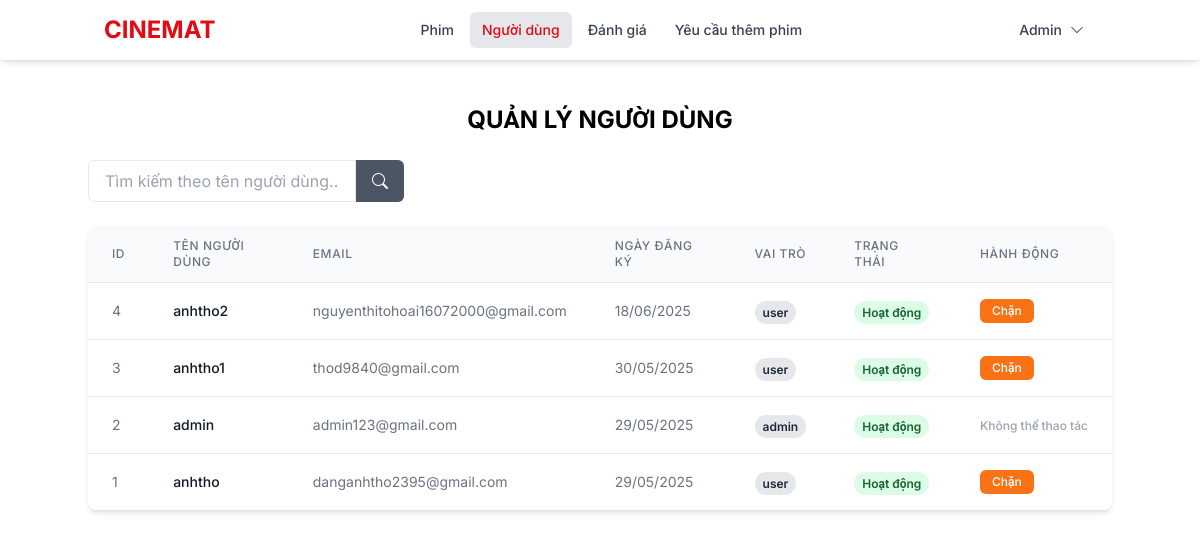
Page /admin/users/admin_user.php (signed in) on the committed database.
### tables this page shows
CREATE TABLE `nguoi_dung` (
  `id_nguoi_dung` int(11) NOT NULL,
  `ten_nguoi_dung` varchar(50) NOT NULL,
  `matkhau` varchar(255) NOT NULL,
  `email` varchar(100) NOT NULL,
  `role` enum('admin','user') DEFAULT 'user',
  `is_blocked` tinyint(1) DEFAULT 0,
  `created_at` timestamp NOT NULL DEFAULT current_timestamp(),
  `updated_at` timestamp NOT NULL DEFAULT current_timestamp() ON UPDATE current_timestamp()
);

### admin/users/admin_user.php (the view, shortened to what this page needs)
<?php
require_once 'C:\xamppp\htdocs\CINEMAT\admin\layouts\header.php';
$searchQuery = '';
$whereClause = '';
$sql = "SELECT n.id_nguoi_dung, n.ten_nguoi_dung, n.email, n.created_at, n.role, n.is_blocked
          FROM nguoi_dung n
          " . $whereClause . "
          ORDER BY n.id_nguoi_dung DESC";
$result = mysqli_query($conn, $sql);
?>
<!DOCTYPE html>
<html lang="vi">
    <link href="https://cdn.jsdelivr.net/npm/bootstrap-icons@1.10.0/font/bootstrap-icons.css" rel="stylesheet">
    <script src="https://cdn.tailwindcss.com"></script>
</head>
<body class="min-h-screen flex flex-col">
    <main class="flex-grow pt-20 pb-10 px-4 md:px-6 lg:px-8">
        <div class="container mx-auto">
            <div class="mb-6">
                <h2 class="text-2xl font-bold text-center mb-6">QUẢN LÝ NGƯỜI DÙNG</h2>
                <div class="flex flex-col md:flex-row justify-between items-center gap-4">
                    <form method="GET" class="flex">
                        <input type="text" name="search" value="<?php echo htmlspecialchars($searchQuery); ?>"
                            placeholder="Tìm kiếm theo tên người dùng..."
                            class="px-4 py-2 border rounded-l-md focus:outline-none focus:ring-2 focus:ring-red-500">
                        <button type="submit" class="px-4 py-2 bg-gray-600 text-white rounded-r-md hover:bg-gray-700">
                            <i class="bi bi-search"></i>
                        </button>
                    </form>
                </div>
            </div>
            <div class="bg-white rounded-lg shadow-md overflow-hidden">
                <div class="overflow-x-auto">
                    <table class="min-w-full divide-y divide-gray-200">
                        <thead class="bg-gray-50">
                            <tr>
                                <th scope="col" class="px-6 py-3 text-left text-xs font-medium text-gray-500 uppercase tracking-wider">ID</th>
                                <th scope="col" class="px-6 py-3 text-left text-xs font-medium text-gray-500 uppercase tracking-wider">Tên người dùng</th>
                                <th scope="col" class="px-6 py-3 text-left text-xs font-medium text-gray-500 uppercase tracking-wider">Email</th>
                                <th scope="col" class="px-6 py-3 text-left text-xs font-medium text-gray-500 uppercase tracking-wider">Ngày đăng ký</th>
                                <th scope="col" class="px-6 py-3 text-left text-xs font-medium text-gray-500 uppercase tracking-wider">Vai trò</th>
                                <th scope="col" class="px-6 py-3 text-left text-xs font-medium text-gray-500 uppercase tracking-wider">Trạng thái</th>
                                <th scope="col" class="px-6 py-3 text-left text-xs font-medium text-gray-500 uppercase tracking-wider">Hành động</th>
                            </tr>
                        </thead>
                        <tbody class="bg-white divide-y divide-gray-200">
                            <?php if (mysqli_num_rows($result) > 0): ?>
                                <?php while ($user = mysqli_fetch_assoc($result)): ?>
                                    <tr class="table-row">
                                        <td class="px-6 py-4 whitespace-nowrap text-sm text-gray-500">
                                            <?= $user['id_nguoi_dung'] ?>
                                        </td>
                                        <td class="px-6 py-4 whitespace-nowrap text-sm font-medium text-gray-900">
                                            <?= htmlspecialchars($user['ten_nguoi_dung']) ?>
                                        </td>
                                        <td class="px-6 py-4 whitespace-nowrap text-sm text-gray-500">
                                            <?= htmlspecialchars($user['email']) ?>
                                        </td>
                                        <td class="px-6 py-4 whitespace-nowrap text-sm text-gray-500">
                                            <?= date('d/m/Y', strtotime($user['created_at'])) ?>
                                        </td>
                                        <td class="px-6 py-4 whitespace-nowrap">
                                            <span class="px-2 py-1 text-xs font-semibold rounded-full bg-gray-200 text-gray-800">
                                                <?= htmlspecialchars($user['role']) ?>
                                            </span>
                                        </td>
                                        <td class="px-6 py-4 whitespace-nowrap">
                                            <?php if ($user['is_blocked'] == 0): ?>
                                                <span class="px-2 py-1 text-xs font-semibold rounded-full bg-green-100 text-green-800">
                                                    Hoạt động
                                                </span>
                                            <?php else: ?>
                                                <span class="px-2 py-1 text-xs font-semibold rounded-full bg-red-100 text-red-800">
                                                    Bị chặn
                                                </span>
                                            <?php endif; ?>
                                        </td>
                                        <td class="px-6 py-4 whitespace-nowrap text-sm font-medium">
                                            <?php if ($user['role'] !== 'admin'):  ?>
                                                <?php if ($user['is_blocked'] == 0): ?>
                                                    <a href="?action=block&id=<?= $user['id_nguoi_dung'] ?><?= !empty($searchQuery) ? '&search=' . urlencode($searchQuery) : '' ?>"
                                                    class="bg-orange-500 hover:bg-orange-600 text-white py-1 px-3 rounded-md text-xs inline-block"
                                                    onclick="return confirm('Bạn có chắc chắn muốn chặn người dùng này?')">
                                                        Chặn
                                                    </a>
                                                <?php endif; ?>
                                            <?php else: ?>
                                                <span class="text-gray-400 text-xs">Không thể thao tác</span>
                                            <?php endif; ?>
                                        </td>
                                    </tr>
                                <?php endwhile; ?>
                            <?php endif; ?>
                        </tbody>
                    </table>
                </div>
            </div>
        </div>
    </main>
</body>
</html>

### admin/layouts/header.php (style rules this page uses)
:root { --primary: #E50914; --light-gray: #F5F5F5; --border: #DDDDDD; }
* { font-family: 'Inter', 'Roboto', 'Helvetica', sans-serif; }
body { background-color: #FFFFFF; margin: 0; padding: 0; }

### admin/users/admin_user.php (style rules this page uses)
:root { --primary: #E50914; --light-gray: #F5F5F5; --border: #DDDDDD; }
* { font-family: 'Inter', 'Roboto', 'Helvetica', sans-serif; }
body { background-color: #FFFFFF; }

### rows in the picture
nguoi_dung: id_nguoi_dung "4", ten_nguoi_dung "anhtho2", email "nguyenthitohoai16072000@gmail.com", created_at "18/06/2025", role "user", is_blocked "Hoạt động"
nguoi_dung: id_nguoi_dung "3", ten_nguoi_dung "anhtho1", email "thod9840@gmail.com", created_at "30/05/2025", role "user", is_blocked "Hoạt động"
nguoi_dung: id_nguoi_dung "2", ten_nguoi_dung "admin", email "admin123@gmail.com", created_at "29/05/2025", role "admin", is_blocked "Hoạt động", shows "Không thể thao tác"
nguoi_dung: id_nguoi_dung "1", ten_nguoi_dung "anhtho", email "danganhtho2395@gmail.com", created_at "29/05/2025", role "user", is_blocked "Hoạt động"
